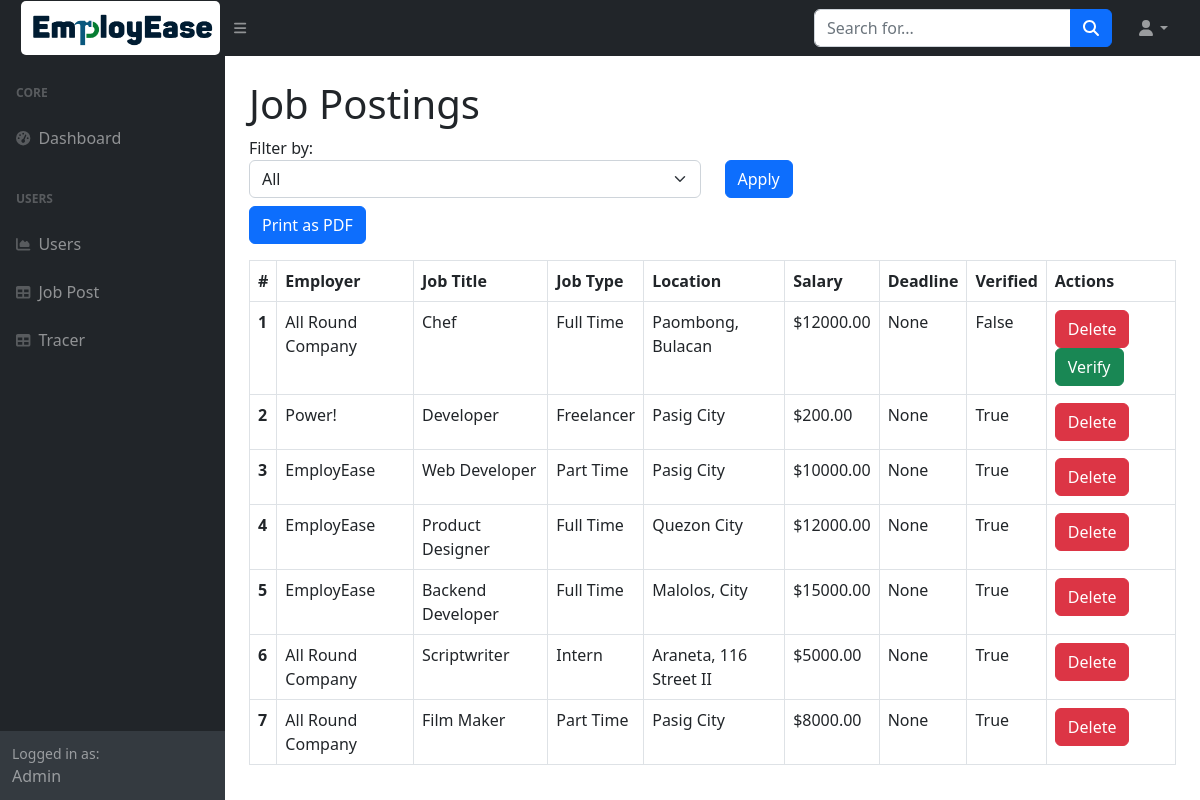
Before: /dashboard_post/ with the older database file.
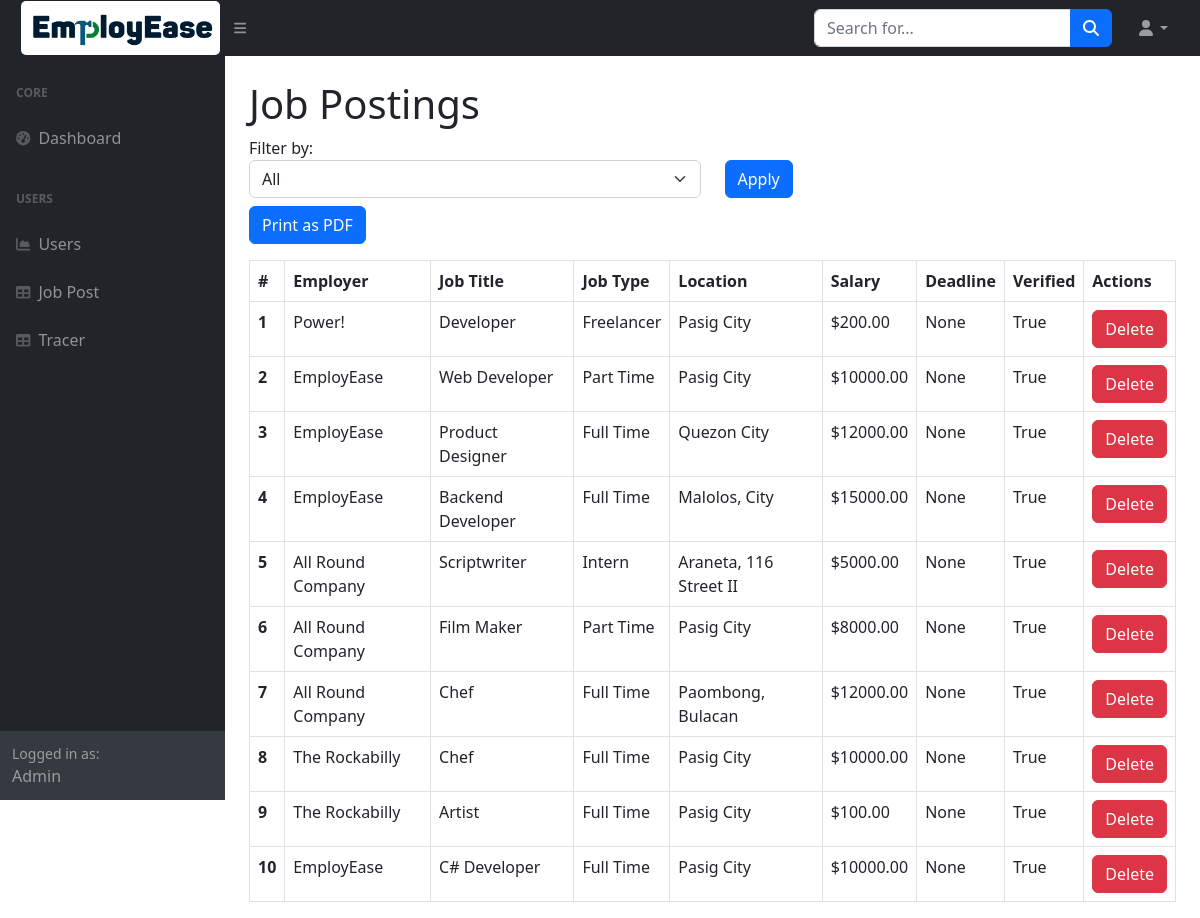
After: the same page with the newer database file.
### website/models.py (models this page shows, shortened)
class JobPosting(models.Model):
    JOB_TYPE_CHOICES = [
    ('full_time', 'Full Time'),
    ('freelancer', 'Freelancer'),
    ('part_time', 'Part Time'),
    ('intern', 'Intern'),
    ]
    employer = models.ForeignKey(Employer, on_delete=models.CASCADE, related_name='job_postings')
    job_title = models.CharField(max_length=255)
    job_description = models.TextField()
    job_requirements = models.TextField()
    job_location = models.CharField(max_length=255)
    salary = models.DecimalField(max_digits=10, decimal_places=2)
    job_type = models.CharField(max_length=20, choices=JOB_TYPE_CHOICES, default='full_time')
    application_deadline = models.DateField(null=True, blank=True)
    is_verified = models.BooleanField(default=False)

class Employer(models.Model):
    user_profile = models.OneToOneField(UserProfile, on_delete=models.CASCADE, related_name='employer')
    company_name = models.CharField(max_length=255)
    company_address = models.CharField(max_length=255)
    company_email = models.EmailField()
    contact_number = models.CharField(max_length=15)
    company_logo = models.ImageField(upload_to='company_logo/', null=True, blank=True)
    company_desc = models.CharField(max_length=655, null=True, blank=True)

### website/views.py (the view)
# urls.py: path('dashboard_post/', views.dashboard_post, name="dashboard_post"),
def dashboard_post(request):
    filter_value = request.GET.get('filter', 'all')
    if filter_value == 'verified':
        job_postings_verified = JobPosting.objects.filter(is_verified=True)
        job_postings_unverified = JobPosting.objects.filter(is_verified=True)
    elif filter_value == 'unverified':
        job_postings_verified = []
        job_postings_unverified = JobPosting.objects.filter(is_verified=False)
    else:
        job_postings_verified = JobPosting.objects.filter(is_verified=True)
        job_postings_unverified = JobPosting.objects.filter(is_verified=False)
    job_postings = list(job_postings_unverified) + list(job_postings_verified)
    context = {
        'job_postings': job_postings,
        'filter': filter_value,
    }
    return render(request, 'dashboard_post.html', context)

### website/templates/dashboard_post.html (shortened to what this page needs)
{% load static %}
<!DOCTYPE html>
<html lang="en">
    {% include "base/admin_head.html" %}
    <body class="sb-nav-fixed">
        {% include "base/admin_nav.html" %}
        <div id="layoutSidenav">
            {% include "base/admin_side.html" %}
            <div id="layoutSidenav_content">
                <main>
                    <div class="container-fluid px-4">
                        <h1 class="mt-4">Job Postings</h1>
                        <div class="mb-3">
                            <form method="get" action="{% url 'dashboard_post' %}" class="flex-grow-1">
                                <div class="row">
                                    <div class="col-md-6">
                                        <label for="filter">Filter by:</label>
                                        <select name="filter" id="filter" class="form-select">
                                            <option value="all" {% if filter == 'all' %}selected{% endif %}>All</option>
                                        </select>
                                    </div>
                                    <div class="col-md-6">
                                        <button type="submit" class="btn btn-primary mt-4">Apply</button>
                                    </div>
                                </div>
                            </form>
                            <button id="printButton" class="btn btn-primary mt-2">Print as PDF</button>
                        </div>
                        <table class="table table-bordered" id="jobTable">
                            <thead>
                                <tr>
                                    <th scope="col">#</th>
                                    <th scope="col">Employer</th>
                                    <th scope="col">Job Title</th>
                                    <th scope="col">Job Type</th>
                                    <th scope="col">Location</th>
                                    <th scope="col">Salary</th>
                                    <th scope="col">Deadline</th>
                                    <th scope="col">Verified</th>
                                    <th scope="col">Actions</th>
                                </tr>
                            </thead>
                            <tbody>
                                {% for job_posting in job_postings  %}
                                    <tr>
                                        <th scope="row">{{ forloop.counter }}</th>
                                        <td>{{ job_posting.employer.company_name }}</td>
                                        <td>{{ job_posting.job_title }}</td>
                                        <td>{{ job_posting.get_job_type_display }}</td>
                                        <td>{{ job_posting.job_location }}</td>
                                        <td>${{ job_posting.salary }}</td>
                                        <td>{{ job_posting.application_deadline }}</td>
                                        <td>{{ job_posting.is_verified }}</td>
                                        <td>
                                            {% if user == request.user %}
                                                <a href="{% url 'delete_job_post' job_posting.id %}" class="btn btn-danger">Delete</a>
                                                {% if not job_posting.is_verified %}
                                                    <a href="{% url 'verify_job_post' job_posting.id %}" class="btn btn-success">Verify</a>
                                                {% endif %}
                                            {% endif %}
                                        </td>
                                    </tr>
                                {% endfor %}
                            </tbody>
                        </table>
                    </div>
                </main>
            </div>
        </div>
    </body>
</html>

### website/templates/base/admin_head.html (shortened to what this page needs)
{% load static %}
<head>
    <link href="https://cdn.jsdelivr.net/npm/simple-datatables@7.1.2/dist/style.min.css" rel="stylesheet" />
    <link href="{%static 'website/css-ad/styles.css'%}" rel="stylesheet" />
</head>

### website/templates/base/admin_nav.html (shortened to what this page needs)
{% load static %}
<nav class="sb-topnav navbar navbar-expand navbar-dark bg-dark">
    <a class="navbar-brand ps-3" href="index.html"><img src="{%static 'website/images/employ.png'%}" alt="EmployEase" style="border-radius:10px; padding:5px;" class="img-fluid"></a>
    <button class="btn btn-link btn-sm order-1 order-lg-0 me-4 me-lg-0" id="sidebarToggle" href="#!"><i class="fas fa-bars"></i></button>
    <form class="d-none d-md-inline-block form-inline ms-auto me-0 me-md-3 my-2 my-md-0">
        <div class="input-group">
            <input class="form-control" type="text" placeholder="Search for..." aria-label="Search for..." aria-describedby="btnNavbarSearch" />
            <button class="btn btn-primary" id="btnNavbarSearch" type="button"><i class="fas fa-search"></i></button>
        </div>
    </form>
    <ul class="navbar-nav ms-auto ms-md-0 me-3 me-lg-4">
        <li class="nav-item dropdown">
            <a class="nav-link dropdown-toggle" id="navbarDropdown" href="#" role="button" data-bs-toggle="dropdown" aria-expanded="false"><i class="fas fa-user fa-fw"></i></a>
        </li>
    </ul>
</nav>

### website/templates/base/admin_side.html
<div id="layoutSidenav_nav">
    <nav class="sb-sidenav accordion sb-sidenav-dark" id="sidenavAccordion">
        <div class="sb-sidenav-menu">
            <div class="nav">
                <div class="sb-sidenav-menu-heading">Core</div>
                <a class="nav-link" href="{% url 'dashboard' %}">
                    <div class="sb-nav-link-icon"><i class="fas fa-tachometer-alt"></i></div>
                    Dashboard
                </a>
                <div class="sb-sidenav-menu-heading">Users</div>
                <a class="nav-link" href="{% url 'dashboard_users' %}">
                    <div class="sb-nav-link-icon"><i class="fas fa-chart-area"></i></div>
                    Users
                </a>
                <a class="nav-link" href="{% url 'dashboard_post' %}">
                    <div class="sb-nav-link-icon"><i class="fas fa-table"></i></div>
                    Job Post
                </a>
                <a class="nav-link" href="{% url 'dashboard_tracer' %}">
                    <div class="sb-nav-link-icon"><i class="fas fa-table"></i></div>
                    Tracer
                </a>
            </div>
        </div>
        <div class="sb-sidenav-footer">
            <div class="small">Logged in as:</div>
            Admin
        </div>
    </nav>
</div>

### website/templates/base/admin_script.html (shortened to what this page needs)
{% load static %}

Changed rows visible on the page:
changed JobPosting "Paombong, Bulacan": is_verified "False" → "True"; no longer shows "Verify"; moves down the list
added JobPosting: employer.company_name "The Rockabilly", job_title "Chef", job_type "Full Time", job_location "Pasig City", salary "10000.00", application_deadline "None", is_verified "True"
added JobPosting: employer.company_name "The Rockabilly", job_title "Artist", job_type "Full Time", job_location "Pasig City", salary "100.00", application_deadline "None", is_verified "True"
added JobPosting: employer.company_name "EmployEase", job_title "C# Developer", job_type "Full Time", job_location "Pasig City", salary "10000.00", application_deadline "None", is_verified "True"
